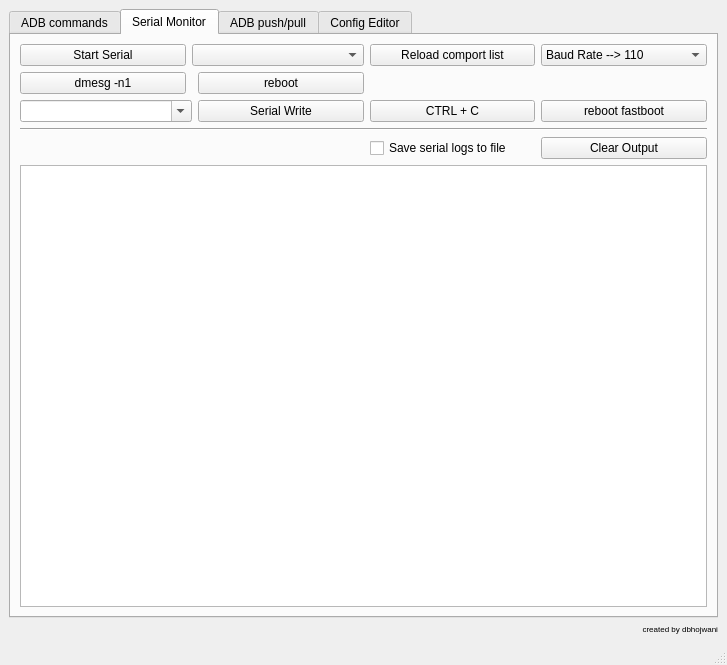
<?xml version="1.0" encoding="UTF-8"?>
<ui version="4.0">
 <class>MainWindow</class>
 <widget class="QMainWindow" name="MainWindow">
  <property name="geometry">
   <rect>
    <x>0</x>
    <y>0</y>
    <width>727</width>
    <height>665</height>
   </rect>
  </property>
  <property name="sizePolicy">
   <sizepolicy hsizetype="Preferred" vsizetype="Preferred">
    <horstretch>100</horstretch>
    <verstretch>100</verstretch>
   </sizepolicy>
  </property>
  <property name="windowTitle">
   <string>Debug Dashboard</string>
  </property>
  <widget class="QWidget" name="centralwidget">
   <property name="sizePolicy">
    <sizepolicy hsizetype="Expanding" vsizetype="Expanding">
     <horstretch>100</horstretch>
     <verstretch>100</verstretch>
    </sizepolicy>
   </property>
   <layout class="QGridLayout" name="gridLayout_2">
    <item row="3" column="1">
     <widget class="QLabel" name="label_2">
      <property name="sizePolicy">
       <sizepolicy hsizetype="Minimum" vsizetype="Minimum">
        <horstretch>0</horstretch>
        <verstretch>0</verstretch>
       </sizepolicy>
      </property>
      <property name="font">
       <font>
        <pointsize>6</pointsize>
       </font>
      </property>
      <property name="text">
       <string>created by dbhojwani</string>
      </property>
      <property name="alignment">
       <set>Qt::AlignBottom|Qt::AlignRight|Qt::AlignTrailing</set>
      </property>
     </widget>
    </item>
    <item row="1" column="0" rowspan="2" colspan="2">
     <widget class="QTabWidget" name="tabWidget">
      <property name="sizePolicy">
       <sizepolicy hsizetype="Expanding" vsizetype="Expanding">
        <horstretch>100</horstretch>
        <verstretch>100</verstretch>
       </sizepolicy>
      </property>
      <property name="whatsThis">
       <string>&lt;html&gt;&lt;head/&gt;&lt;body&gt;&lt;p&gt;ADB&lt;/p&gt;&lt;/body&gt;&lt;/html&gt;</string>
      </property>
      <property name="currentIndex">
       <number>1</number>
      </property>
      <widget class="QWidget" name="adb_cmds">
       <property name="enabled">
        <bool>true</bool>
       </property>
       <property name="sizePolicy">
        <sizepolicy hsizetype="Expanding" vsizetype="Expanding">
         <horstretch>0</horstretch>
         <verstretch>0</verstretch>
        </sizepolicy>
       </property>
       <property name="toolTip">
        <string>&lt;html&gt;&lt;head/&gt;&lt;body&gt;&lt;p&gt;ADB&lt;/p&gt;&lt;/body&gt;&lt;/html&gt;</string>
       </property>
       <property name="accessibleName">
        <string>ADB</string>
       </property>
       <attribute name="title">
        <string>ADB commands</string>
       </attribute>
       <layout class="QGridLayout" name="gridLayout_3">
        <item row="1" column="3">
         <widget class="QComboBox" name="comboBox_dmesg_grep">
          <property name="sizePolicy">
           <sizepolicy hsizetype="Expanding" vsizetype="Expanding">
            <horstretch>0</horstretch>
            <verstretch>0</verstretch>
           </sizepolicy>
          </property>
          <property name="mouseTracking">
           <bool>false</bool>
          </property>
          <property name="tabletTracking">
           <bool>false</bool>
          </property>
          <property name="whatsThis">
           <string/>
          </property>
          <property name="editable">
           <bool>true</bool>
          </property>
          <property name="currentText">
           <string/>
          </property>
          <property name="placeholderText">
           <string>dmesg grep phrase</string>
          </property>
          <property name="duplicatesEnabled">
           <bool>false</bool>
          </property>
         </widget>
        </item>
        <item row="0" column="3">
         <widget class="QPushButton" name="btn_adb_shell">
          <property name="sizePolicy">
           <sizepolicy hsizetype="Expanding" vsizetype="Expanding">
            <horstretch>0</horstretch>
            <verstretch>0</verstretch>
           </sizepolicy>
          </property>
          <property name="text">
           <string>launch adb shell</string>
          </property>
         </widget>
        </item>
        <item row="4" column="2">
         <widget class="QPushButton" name="btn_cmd_prompt">
          <property name="text">
           <string>run cmd</string>
          </property>
         </widget>
        </item>
        <item row="5" column="0" rowspan="3" colspan="5">
         <widget class="QTextEdit" name="textEdit">
          <property name="sizePolicy">
           <sizepolicy hsizetype="Expanding" vsizetype="Expanding">
            <horstretch>0</horstretch>
            <verstretch>2</verstretch>
           </sizepolicy>
          </property>
          <property name="toolTip">
           <string>&lt;html&gt;&lt;head/&gt;&lt;body&gt;&lt;p&gt;Run any command in a cmd propmt window&lt;/p&gt;&lt;/body&gt;&lt;/html&gt;</string>
          </property>
          <property name="readOnly">
           <bool>true</bool>
          </property>
         </widget>
        </item>
        <item row="2" column="0">
         <widget class="QPushButton" name="btn_adb_clear_logcat">
          <property name="sizePolicy">
           <sizepolicy hsizetype="Expanding" vsizetype="Expanding">
            <horstretch>0</horstretch>
            <verstretch>0</verstretch>
           </sizepolicy>
          </property>
          <property name="text">
           <string>clear logcat</string>
          </property>
         </widget>
        </item>
        <item row="4" column="4">
         <widget class="QPushButton" name="btn_adb_clear_output">
          <property name="text">
           <string>Clear Output</string>
          </property>
         </widget>
        </item>
        <item row="0" column="0">
         <widget class="QPushButton" name="btn_adb_root">
          <property name="sizePolicy">
           <sizepolicy hsizetype="Expanding" vsizetype="Expanding">
            <horstretch>0</horstretch>
            <verstretch>0</verstretch>
           </sizepolicy>
          </property>
          <property name="text">
           <string>adb root</string>
          </property>
         </widget>
        </item>
        <item row="2" column="3">
         <widget class="QCheckBox" name="checkBox_save_dmesg">
          <property name="enabled">
           <bool>true</bool>
          </property>
          <property name="text">
           <string>Save dmesg to file</string>
          </property>
         </widget>
        </item>
        <item row="0" column="2">
         <widget class="QPushButton" name="btn_adb_reboot">
          <property name="sizePolicy">
           <sizepolicy hsizetype="Expanding" vsizetype="Expanding">
            <horstretch>0</horstretch>
            <verstretch>0</verstretch>
           </sizepolicy>
          </property>
          <property name="text">
           <string>adb reboot</string>
          </property>
         </widget>
        </item>
        <item row="4" column="0" colspan="2">
         <widget class="QComboBox" name="comboBox_cmd_prompt">
          <property name="toolTip">
           <string>Run any command in an external cmd prompt</string>
          </property>
          <property name="editable">
           <bool>true</bool>
          </property>
         </widget>
        </item>
        <item row="1" column="2">
         <widget class="QPushButton" name="btn_adb_dmesg">
          <property name="sizePolicy">
           <sizepolicy hsizetype="Expanding" vsizetype="Expanding">
            <horstretch>0</horstretch>
            <verstretch>0</verstretch>
           </sizepolicy>
          </property>
          <property name="text">
           <string>launch dmesg</string>
          </property>
         </widget>
        </item>
        <item row="2" column="2">
         <widget class="QPushButton" name="btn_adb_clear_dmesg">
          <property name="sizePolicy">
           <sizepolicy hsizetype="Expanding" vsizetype="Expanding">
            <horstretch>0</horstretch>
            <verstretch>0</verstretch>
           </sizepolicy>
          </property>
          <property name="text">
           <string>clear dmesg</string>
          </property>
         </widget>
        </item>
        <item row="1" column="1">
         <widget class="QComboBox" name="comboBox_logcat_grep">
          <property name="editable">
           <bool>true</bool>
          </property>
          <property name="placeholderText">
           <string>logcat grep phrase</string>
          </property>
         </widget>
        </item>
        <item row="1" column="0">
         <widget class="QPushButton" name="btn_adb_logcat">
          <property name="sizePolicy">
           <sizepolicy hsizetype="Expanding" vsizetype="Expanding">
            <horstretch>0</horstretch>
            <verstretch>0</verstretch>
           </sizepolicy>
          </property>
          <property name="text">
           <string>launch logcat</string>
          </property>
         </widget>
        </item>
        <item row="2" column="1">
         <widget class="QCheckBox" name="checkBox_save_logcat">
          <property name="text">
           <string>Save logcat to file</string>
          </property>
         </widget>
        </item>
        <item row="3" column="0" colspan="5">
         <widget class="Line" name="line">
          <property name="orientation">
           <enum>Qt::Horizontal</enum>
          </property>
         </widget>
        </item>
        <item row="0" column="1">
         <widget class="QPushButton" name="btn_adb_remount">
          <property name="sizePolicy">
           <sizepolicy hsizetype="Expanding" vsizetype="Expanding">
            <horstretch>0</horstretch>
            <verstretch>0</verstretch>
           </sizepolicy>
          </property>
          <property name="text">
           <string>adb remount</string>
          </property>
         </widget>
        </item>
        <item row="0" column="4">
         <widget class="QLineEdit" name="lineEdit">
          <property name="enabled">
           <bool>true</bool>
          </property>
          <property name="sizePolicy">
           <sizepolicy hsizetype="Expanding" vsizetype="Expanding">
            <horstretch>0</horstretch>
            <verstretch>0</verstretch>
           </sizepolicy>
          </property>
          <property name="readOnly">
           <bool>true</bool>
          </property>
         </widget>
        </item>
        <item row="1" column="4">
         <widget class="QPushButton" name="btn_adb_screencap">
          <property name="text">
           <string>adb screen capture</string>
          </property>
         </widget>
        </item>
       </layout>
      </widget>
      <widget class="QWidget" name="serial_tab">
       <property name="sizePolicy">
        <sizepolicy hsizetype="Expanding" vsizetype="Expanding">
         <horstretch>0</horstretch>
         <verstretch>0</verstretch>
        </sizepolicy>
       </property>
       <attribute name="title">
        <string>Serial Monitor</string>
       </attribute>
       <layout class="QGridLayout" name="gridLayout">
        <item row="2" column="0" colspan="2">
         <widget class="QComboBox" name="comboBox_serial_write">
          <property name="editable">
           <bool>true</bool>
          </property>
         </widget>
        </item>
        <item row="2" column="3">
         <widget class="QPushButton" name="btn_serial_ctrl_c_adb">
          <property name="sizePolicy">
           <sizepolicy hsizetype="Expanding" vsizetype="Expanding">
            <horstretch>0</horstretch>
            <verstretch>0</verstretch>
           </sizepolicy>
          </property>
          <property name="text">
           <string>CTRL + C</string>
          </property>
         </widget>
        </item>
        <item row="0" column="1" colspan="2">
         <widget class="QComboBox" name="com_port_drop_list">
          <property name="sizePolicy">
           <sizepolicy hsizetype="Expanding" vsizetype="Expanding">
            <horstretch>0</horstretch>
            <verstretch>0</verstretch>
           </sizepolicy>
          </property>
          <property name="editable">
           <bool>false</bool>
          </property>
          <property name="currentIndex">
           <number>-1</number>
          </property>
         </widget>
        </item>
        <item row="2" column="2">
         <widget class="QPushButton" name="btn_serial_write">
          <property name="sizePolicy">
           <sizepolicy hsizetype="Expanding" vsizetype="Expanding">
            <horstretch>0</horstretch>
            <verstretch>0</verstretch>
           </sizepolicy>
          </property>
          <property name="text">
           <string>Serial Write</string>
          </property>
         </widget>
        </item>
        <item row="0" column="0">
         <widget class="QPushButton" name="btn_serial_start">
          <property name="sizePolicy">
           <sizepolicy hsizetype="Expanding" vsizetype="Expanding">
            <horstretch>0</horstretch>
            <verstretch>0</verstretch>
           </sizepolicy>
          </property>
          <property name="text">
           <string>Start Serial</string>
          </property>
         </widget>
        </item>
        <item row="3" column="0" colspan="5">
         <widget class="Line" name="line_2">
          <property name="orientation">
           <enum>Qt::Horizontal</enum>
          </property>
         </widget>
        </item>
        <item row="4" column="0" colspan="3">
         <widget class="QLabel" name="label_save_txt">
          <property name="text">
           <string/>
          </property>
         </widget>
        </item>
        <item row="4" column="3">
         <widget class="QCheckBox" name="checkBox_save_serial">
          <property name="text">
           <string>Save serial logs to file</string>
          </property>
         </widget>
        </item>
        <item row="5" column="0" colspan="5">
         <widget class="QTextEdit" name="serial_op">
          <property name="sizePolicy">
           <sizepolicy hsizetype="Expanding" vsizetype="Expanding">
            <horstretch>0</horstretch>
            <verstretch>2</verstretch>
           </sizepolicy>
          </property>
          <property name="mouseTracking">
           <bool>false</bool>
          </property>
          <property name="verticalScrollBarPolicy">
           <enum>Qt::ScrollBarAsNeeded</enum>
          </property>
          <property name="undoRedoEnabled">
           <bool>false</bool>
          </property>
          <property name="readOnly">
           <bool>false</bool>
          </property>
          <property name="textInteractionFlags">
           <set>Qt::TextEditorInteraction</set>
          </property>
         </widget>
        </item>
        <item row="4" column="4">
         <widget class="QPushButton" name="btn_serial_clear_op">
          <property name="sizePolicy">
           <sizepolicy hsizetype="Expanding" vsizetype="Expanding">
            <horstretch>0</horstretch>
            <verstretch>0</verstretch>
           </sizepolicy>
          </property>
          <property name="text">
           <string>Clear Output</string>
          </property>
         </widget>
        </item>
        <item row="2" column="4">
         <widget class="QPushButton" name="btn_serial_reboot_fastboot">
          <property name="text">
           <string>reboot fastboot</string>
          </property>
         </widget>
        </item>
        <item row="1" column="0">
         <widget class="QPushButton" name="btn_serial_dmesg_n1">
          <property name="sizePolicy">
           <sizepolicy hsizetype="Expanding" vsizetype="Expanding">
            <horstretch>0</horstretch>
            <verstretch>0</verstretch>
           </sizepolicy>
          </property>
          <property name="text">
           <string>dmesg -n1</string>
          </property>
         </widget>
        </item>
        <item row="1" column="2">
         <widget class="QPushButton" name="btn_serial_reboot">
          <property name="text">
           <string>reboot</string>
          </property>
         </widget>
        </item>
        <item row="0" column="3">
         <widget class="QPushButton" name="btn_serial_reload_comport_list">
          <property name="sizePolicy">
           <sizepolicy hsizetype="Expanding" vsizetype="Expanding">
            <horstretch>0</horstretch>
            <verstretch>0</verstretch>
           </sizepolicy>
          </property>
          <property name="text">
           <string>Reload comport list</string>
          </property>
         </widget>
        </item>
        <item row="0" column="4">
         <widget class="QComboBox" name="comboBox_serial_baudrate">
          <property name="sizePolicy">
           <sizepolicy hsizetype="Expanding" vsizetype="Expanding">
            <horstretch>0</horstretch>
            <verstretch>0</verstretch>
           </sizepolicy>
          </property>
          <item>
           <property name="text">
            <string>Baud Rate --&gt; 110</string>
           </property>
          </item>
          <item>
           <property name="text">
            <string>Baud Rate --&gt; 300</string>
           </property>
          </item>
          <item>
           <property name="text">
            <string>Baud Rate --&gt; 600</string>
           </property>
          </item>
          <item>
           <property name="text">
            <string>Baud Rate --&gt; 1200</string>
           </property>
          </item>
          <item>
           <property name="text">
            <string>Baud Rate --&gt; 2400</string>
           </property>
          </item>
          <item>
           <property name="text">
            <string>Baud Rate --&gt; 4800</string>
           </property>
          </item>
          <item>
           <property name="text">
            <string>Baud Rate --&gt; 9600</string>
           </property>
          </item>
          <item>
           <property name="text">
            <string>Baud Rate --&gt; 1440</string>
           </property>
          </item>
          <item>
           <property name="text">
            <string>Baud Rate --&gt;115200</string>
           </property>
          </item>
         </widget>
        </item>
       </layout>
      </widget>
      <widget class="QWidget" name="push_pull_tab">
       <attribute name="title">
        <string>ADB push/pull</string>
       </attribute>
       <layout class="QGridLayout" name="gridLayout_4">
        <item row="0" column="3" rowspan="5" colspan="2">
         <widget class="QGroupBox" name="box_push_settings">
          <property name="sizePolicy">
           <sizepolicy hsizetype="Expanding" vsizetype="Expanding">
            <horstretch>0</horstretch>
            <verstretch>0</verstretch>
           </sizepolicy>
          </property>
          <property name="title">
           <string>Setting</string>
          </property>
          <property name="alignment">
           <set>Qt::AlignLeading|Qt::AlignLeft|Qt::AlignTop</set>
          </property>
          <layout class="QGridLayout" name="gridLayout_5">
           <item row="2" column="0">
            <widget class="QRadioButton" name="radiobtn_localdir">
             <property name="text">
              <string>local dir</string>
             </property>
            </widget>
           </item>
           <item row="5" column="0" colspan="2">
            <widget class="QCheckBox" name="checkbox_clear_push_pul">
             <property name="sizePolicy">
              <sizepolicy hsizetype="Expanding" vsizetype="Expanding">
               <horstretch>0</horstretch>
               <verstretch>0</verstretch>
              </sizepolicy>
             </property>
             <property name="text">
              <string>Clear push/pull selection list after execution</string>
             </property>
            </widget>
           </item>
           <item row="1" column="0">
            <widget class="QRadioButton" name="radiobtn_repo">
             <property name="sizePolicy">
              <sizepolicy hsizetype="Expanding" vsizetype="MinimumExpanding">
               <horstretch>0</horstretch>
               <verstretch>0</verstretch>
              </sizepolicy>
             </property>
             <property name="text">
              <string>repo path</string>
             </property>
            </widget>
           </item>
           <item row="0" column="0">
            <widget class="QLabel" name="label">
             <property name="sizePolicy">
              <sizepolicy hsizetype="Expanding" vsizetype="MinimumExpanding">
               <horstretch>0</horstretch>
               <verstretch>0</verstretch>
              </sizepolicy>
             </property>
             <property name="text">
              <string>Select push path</string>
             </property>
            </widget>
           </item>
           <item row="1" column="1">
            <widget class="QPushButton" name="btn_save_repo_path">
             <property name="sizePolicy">
              <sizepolicy hsizetype="Expanding" vsizetype="Expanding">
               <horstretch>0</horstretch>
               <verstretch>0</verstretch>
              </sizepolicy>
             </property>
             <property name="text">
              <string>Save current repo path</string>
             </property>
            </widget>
           </item>
           <item row="3" column="0" colspan="2">
            <widget class="QLineEdit" name="line_push_path">
             <property name="sizePolicy">
              <sizepolicy hsizetype="Expanding" vsizetype="Expanding">
               <horstretch>0</horstretch>
               <verstretch>0</verstretch>
              </sizepolicy>
             </property>
            </widget>
           </item>
           <item row="4" column="0" colspan="2">
            <widget class="QCheckBox" name="checkbox_chmod">
             <property name="sizePolicy">
              <sizepolicy hsizetype="Expanding" vsizetype="Expanding">
               <horstretch>0</horstretch>
               <verstretch>0</verstretch>
              </sizepolicy>
             </property>
             <property name="text">
              <string>Run chmod 777 after push</string>
             </property>
            </widget>
           </item>
          </layout>
         </widget>
        </item>
        <item row="0" column="1" rowspan="5" colspan="2">
         <widget class="QGroupBox" name="push_pull_list">
          <property name="sizePolicy">
           <sizepolicy hsizetype="Expanding" vsizetype="Expanding">
            <horstretch>0</horstretch>
            <verstretch>4</verstretch>
           </sizepolicy>
          </property>
          <property name="title">
           <string>Push/Pull List</string>
          </property>
          <property name="flat">
           <bool>true</bool>
          </property>
          <property name="checkable">
           <bool>false</bool>
          </property>
          <property name="checked">
           <bool>false</bool>
          </property>
          <layout class="QVBoxLayout" name="verticalLayout"/>
         </widget>
        </item>
        <item row="5" column="0" rowspan="3" colspan="5">
         <widget class="QTextEdit" name="txt_push_pull">
          <property name="sizePolicy">
           <sizepolicy hsizetype="Expanding" vsizetype="Expanding">
            <horstretch>0</horstretch>
            <verstretch>6</verstretch>
           </sizepolicy>
          </property>
          <property name="readOnly">
           <bool>true</bool>
          </property>
         </widget>
        </item>
        <item row="4" column="0">
         <widget class="QPushButton" name="btn_adb_clear_2">
          <property name="sizePolicy">
           <sizepolicy hsizetype="Expanding" vsizetype="Expanding">
            <horstretch>0</horstretch>
            <verstretch>0</verstretch>
           </sizepolicy>
          </property>
          <property name="text">
           <string>Clear Output</string>
          </property>
         </widget>
        </item>
        <item row="3" column="0">
         <widget class="QPushButton" name="btn_adb_reboot_push_pull">
          <property name="sizePolicy">
           <sizepolicy hsizetype="Expanding" vsizetype="Expanding">
            <horstretch>0</horstretch>
            <verstretch>0</verstretch>
           </sizepolicy>
          </property>
          <property name="text">
           <string>adb reboot</string>
          </property>
         </widget>
        </item>
        <item row="0" column="0">
         <widget class="QPushButton" name="btn_push">
          <property name="sizePolicy">
           <sizepolicy hsizetype="Expanding" vsizetype="Expanding">
            <horstretch>0</horstretch>
            <verstretch>0</verstretch>
           </sizepolicy>
          </property>
          <property name="text">
           <string>Push</string>
          </property>
         </widget>
        </item>
        <item row="1" column="0">
         <widget class="QPushButton" name="btn_pull">
          <property name="sizePolicy">
           <sizepolicy hsizetype="Expanding" vsizetype="Expanding">
            <horstretch>0</horstretch>
            <verstretch>0</verstretch>
           </sizepolicy>
          </property>
          <property name="text">
           <string>Pull</string>
          </property>
         </widget>
        </item>
        <item row="2" column="0">
         <widget class="QPushButton" name="btn_edit_push_pull_list">
          <property name="sizePolicy">
           <sizepolicy hsizetype="Expanding" vsizetype="Expanding">
            <horstretch>0</horstretch>
            <verstretch>0</verstretch>
           </sizepolicy>
          </property>
          <property name="text">
           <string>Edit Push/Pull List</string>
          </property>
         </widget>
        </item>
       </layout>
      </widget>
      <widget class="QWidget" name="tab">
       <attribute name="title">
        <string>Config Editor</string>
       </attribute>
       <layout class="QGridLayout" name="gridLayout_6">
        <item row="14" column="4">
         <widget class="QPushButton" name="btn_remove_serial_btn">
          <property name="sizePolicy">
           <sizepolicy hsizetype="Expanding" vsizetype="Expanding">
            <horstretch>0</horstretch>
            <verstretch>0</verstretch>
           </sizepolicy>
          </property>
          <property name="text">
           <string>Remove serial button</string>
          </property>
         </widget>
        </item>
        <item row="17" column="0" colspan="3">
         <widget class="QLineEdit" name="lineEdit_add_URL_txt">
          <property name="sizePolicy">
           <sizepolicy hsizetype="Expanding" vsizetype="Expanding">
            <horstretch>0</horstretch>
            <verstretch>0</verstretch>
           </sizepolicy>
          </property>
          <property name="placeholderText">
           <string>enter URL display text</string>
          </property>
         </widget>
        </item>
        <item row="15" column="0" colspan="5">
         <widget class="Line" name="line_6">
          <property name="sizePolicy">
           <sizepolicy hsizetype="Expanding" vsizetype="Expanding">
            <horstretch>0</horstretch>
            <verstretch>0</verstretch>
           </sizepolicy>
          </property>
          <property name="orientation">
           <enum>Qt::Horizontal</enum>
          </property>
         </widget>
        </item>
        <item row="7" column="4">
         <widget class="QPushButton" name="btn_remove_adb_btn">
          <property name="sizePolicy">
           <sizepolicy hsizetype="Expanding" vsizetype="Expanding">
            <horstretch>0</horstretch>
            <verstretch>0</verstretch>
           </sizepolicy>
          </property>
          <property name="text">
           <string>Remove adb button</string>
          </property>
         </widget>
        </item>
        <item row="9" column="0">
         <widget class="QLabel" name="label_5">
          <property name="sizePolicy">
           <sizepolicy hsizetype="Expanding" vsizetype="Expanding">
            <horstretch>0</horstretch>
            <verstretch>0</verstretch>
           </sizepolicy>
          </property>
          <property name="text">
           <string>Add Serial button</string>
          </property>
         </widget>
        </item>
        <item row="18" column="4">
         <widget class="QPushButton" name="btn_add_UR">
          <property name="sizePolicy">
           <sizepolicy hsizetype="Minimum" vsizetype="Expanding">
            <horstretch>0</horstretch>
            <verstretch>0</verstretch>
           </sizepolicy>
          </property>
          <property name="text">
           <string>Add URL</string>
          </property>
         </widget>
        </item>
        <item row="1" column="0">
         <widget class="QComboBox" name="comboBox_appType_adb">
          <property name="sizePolicy">
           <sizepolicy hsizetype="Expanding" vsizetype="Expanding">
            <horstretch>0</horstretch>
            <verstretch>0</verstretch>
           </sizepolicy>
          </property>
          <item>
           <property name="text">
            <string>adb</string>
           </property>
          </item>
          <item>
           <property name="text">
            <string>cmd</string>
           </property>
          </item>
         </widget>
        </item>
        <item row="8" column="0" colspan="5">
         <widget class="Line" name="line_3">
          <property name="sizePolicy">
           <sizepolicy hsizetype="Expanding" vsizetype="Expanding">
            <horstretch>0</horstretch>
            <verstretch>0</verstretch>
           </sizepolicy>
          </property>
          <property name="orientation">
           <enum>Qt::Horizontal</enum>
          </property>
         </widget>
        </item>
        <item row="2" column="0" colspan="3">
         <widget class="QLineEdit" name="lineEdit_adb_btn_cmd">
          <property name="sizePolicy">
           <sizepolicy hsizetype="Expanding" vsizetype="Expanding">
            <horstretch>0</horstretch>
            <verstretch>0</verstretch>
           </sizepolicy>
          </property>
          <property name="placeholderText">
           <string>enter command to be executed</string>
          </property>
         </widget>
        </item>
        <item row="18" column="0" colspan="4">
         <widget class="QLineEdit" name="lineEdit_add_URL_link">
          <property name="sizePolicy">
           <sizepolicy hsizetype="Expanding" vsizetype="Expanding">
            <horstretch>0</horstretch>
            <verstretch>0</verstretch>
           </sizepolicy>
          </property>
          <property name="placeholderText">
           <string>enter URL</string>
          </property>
         </widget>
        </item>
        <item row="1" column="4">
         <widget class="QCheckBox" name="checkBox_adb_btn_ext_win">
          <property name="sizePolicy">
           <sizepolicy hsizetype="Expanding" vsizetype="Expanding">
            <horstretch>0</horstretch>
            <verstretch>0</verstretch>
           </sizepolicy>
          </property>
          <property name="text">
           <string>Launch in external window</string>
          </property>
         </widget>
        </item>
        <item row="2" column="4">
         <widget class="QPushButton" name="btn_add_adb_btn">
          <property name="sizePolicy">
           <sizepolicy hsizetype="Expanding" vsizetype="Expanding">
            <horstretch>0</horstretch>
            <verstretch>0</verstretch>
           </sizepolicy>
          </property>
          <property name="text">
           <string>Add Button</string>
          </property>
         </widget>
        </item>
        <item row="11" column="4">
         <widget class="QPushButton" name="btn_add_serial_btn">
          <property name="sizePolicy">
           <sizepolicy hsizetype="Expanding" vsizetype="Expanding">
            <horstretch>0</horstretch>
            <verstretch>0</verstretch>
           </sizepolicy>
          </property>
          <property name="text">
           <string>Add Serial button</string>
          </property>
         </widget>
        </item>
        <item row="21" column="0" colspan="3">
         <widget class="QComboBox" name="comboBox_remove_url">
          <property name="sizePolicy">
           <sizepolicy hsizetype="Expanding" vsizetype="Expanding">
            <horstretch>0</horstretch>
            <verstretch>0</verstretch>
           </sizepolicy>
          </property>
         </widget>
        </item>
        <item row="20" column="0">
         <widget class="QLabel" name="label_8">
          <property name="sizePolicy">
           <sizepolicy hsizetype="Expanding" vsizetype="Expanding">
            <horstretch>0</horstretch>
            <verstretch>0</verstretch>
           </sizepolicy>
          </property>
          <property name="text">
           <string>Remove URL</string>
          </property>
         </widget>
        </item>
        <item row="10" column="0" colspan="3">
         <widget class="QLineEdit" name="lineEdit_serial_btn_add_txt">
          <property name="sizePolicy">
           <sizepolicy hsizetype="Expanding" vsizetype="Expanding">
            <horstretch>0</horstretch>
            <verstretch>0</verstretch>
           </sizepolicy>
          </property>
          <property name="placeholderText">
           <string>enter button display text</string>
          </property>
         </widget>
        </item>
        <item row="7" column="0" colspan="3">
         <widget class="QComboBox" name="comboBox_adbbtn_list">
          <property name="sizePolicy">
           <sizepolicy hsizetype="Expanding" vsizetype="Expanding">
            <horstretch>0</horstretch>
            <verstretch>0</verstretch>
           </sizepolicy>
          </property>
         </widget>
        </item>
        <item row="14" column="0" colspan="3">
         <widget class="QComboBox" name="comboBox_remove_serial_btn">
          <property name="sizePolicy">
           <sizepolicy hsizetype="Expanding" vsizetype="Expanding">
            <horstretch>0</horstretch>
            <verstretch>0</verstretch>
           </sizepolicy>
          </property>
         </widget>
        </item>
        <item row="12" column="0" colspan="5">
         <widget class="Line" name="line_5">
          <property name="sizePolicy">
           <sizepolicy hsizetype="Expanding" vsizetype="Expanding">
            <horstretch>0</horstretch>
            <verstretch>0</verstretch>
           </sizepolicy>
          </property>
          <property name="orientation">
           <enum>Qt::Horizontal</enum>
          </property>
         </widget>
        </item>
        <item row="3" column="0" colspan="5">
         <widget class="Line" name="line_4">
          <property name="sizePolicy">
           <sizepolicy hsizetype="Expanding" vsizetype="Expanding">
            <horstretch>0</horstretch>
            <verstretch>0</verstretch>
           </sizepolicy>
          </property>
          <property name="orientation">
           <enum>Qt::Horizontal</enum>
          </property>
         </widget>
        </item>
        <item row="1" column="1" colspan="3">
         <widget class="QLineEdit" name="lineEdit_adb_btn_txt">
          <property name="sizePolicy">
           <sizepolicy hsizetype="Expanding" vsizetype="Expanding">
            <horstretch>2</horstretch>
            <verstretch>0</verstretch>
           </sizepolicy>
          </property>
          <property name="placeholderText">
           <string>enter button display text</string>
          </property>
         </widget>
        </item>
        <item row="13" column="0">
         <widget class="QLabel" name="label_6">
          <property name="sizePolicy">
           <sizepolicy hsizetype="Expanding" vsizetype="Expanding">
            <horstretch>0</horstretch>
            <verstretch>0</verstretch>
           </sizepolicy>
          </property>
          <property name="text">
           <string>Remove serial button</string>
          </property>
         </widget>
        </item>
        <item row="16" column="0">
         <widget class="QLabel" name="label_7">
          <property name="sizePolicy">
           <sizepolicy hsizetype="Expanding" vsizetype="Expanding">
            <horstretch>0</horstretch>
            <verstretch>0</verstretch>
           </sizepolicy>
          </property>
          <property name="text">
           <string>Add Quick Link/URL</string>
          </property>
         </widget>
        </item>
        <item row="21" column="4">
         <widget class="QPushButton" name="btn_remove_url">
          <property name="sizePolicy">
           <sizepolicy hsizetype="Expanding" vsizetype="Expanding">
            <horstretch>0</horstretch>
            <verstretch>0</verstretch>
           </sizepolicy>
          </property>
          <property name="text">
           <string>Remove URL</string>
          </property>
         </widget>
        </item>
        <item row="0" column="0" colspan="2">
         <widget class="QLabel" name="label_3">
          <property name="sizePolicy">
           <sizepolicy hsizetype="Expanding" vsizetype="Expanding">
            <horstretch>0</horstretch>
            <verstretch>0</verstretch>
           </sizepolicy>
          </property>
          <property name="text">
           <string>Add ADB button</string>
          </property>
         </widget>
        </item>
        <item row="4" column="0">
         <widget class="QLabel" name="label_4">
          <property name="sizePolicy">
           <sizepolicy hsizetype="Expanding" vsizetype="Expanding">
            <horstretch>0</horstretch>
            <verstretch>0</verstretch>
           </sizepolicy>
          </property>
          <property name="text">
           <string>Remove ADB button</string>
          </property>
         </widget>
        </item>
        <item row="11" column="0" colspan="4">
         <widget class="QLineEdit" name="lineEdit_serial_btn_add_cmd">
          <property name="sizePolicy">
           <sizepolicy hsizetype="Expanding" vsizetype="Expanding">
            <horstretch>0</horstretch>
            <verstretch>0</verstretch>
           </sizepolicy>
          </property>
          <property name="placeholderText">
           <string>enter command to be executed</string>
          </property>
         </widget>
        </item>
        <item row="19" column="0" colspan="5">
         <widget class="Line" name="line_7">
          <property name="sizePolicy">
           <sizepolicy hsizetype="Expanding" vsizetype="Expanding">
            <horstretch>0</horstretch>
            <verstretch>0</verstretch>
           </sizepolicy>
          </property>
          <property name="orientation">
           <enum>Qt::Horizontal</enum>
          </property>
         </widget>
        </item>
       </layout>
      </widget>
     </widget>
    </item>
   </layout>
  </widget>
  <widget class="QMenuBar" name="menubar">
   <property name="geometry">
    <rect>
     <x>0</x>
     <y>0</y>
     <width>727</width>
     <height>25</height>
    </rect>
   </property>
  </widget>
  <widget class="QStatusBar" name="statusbar"/>
 </widget>
 <resources/>
 <connections/>
</ui>
